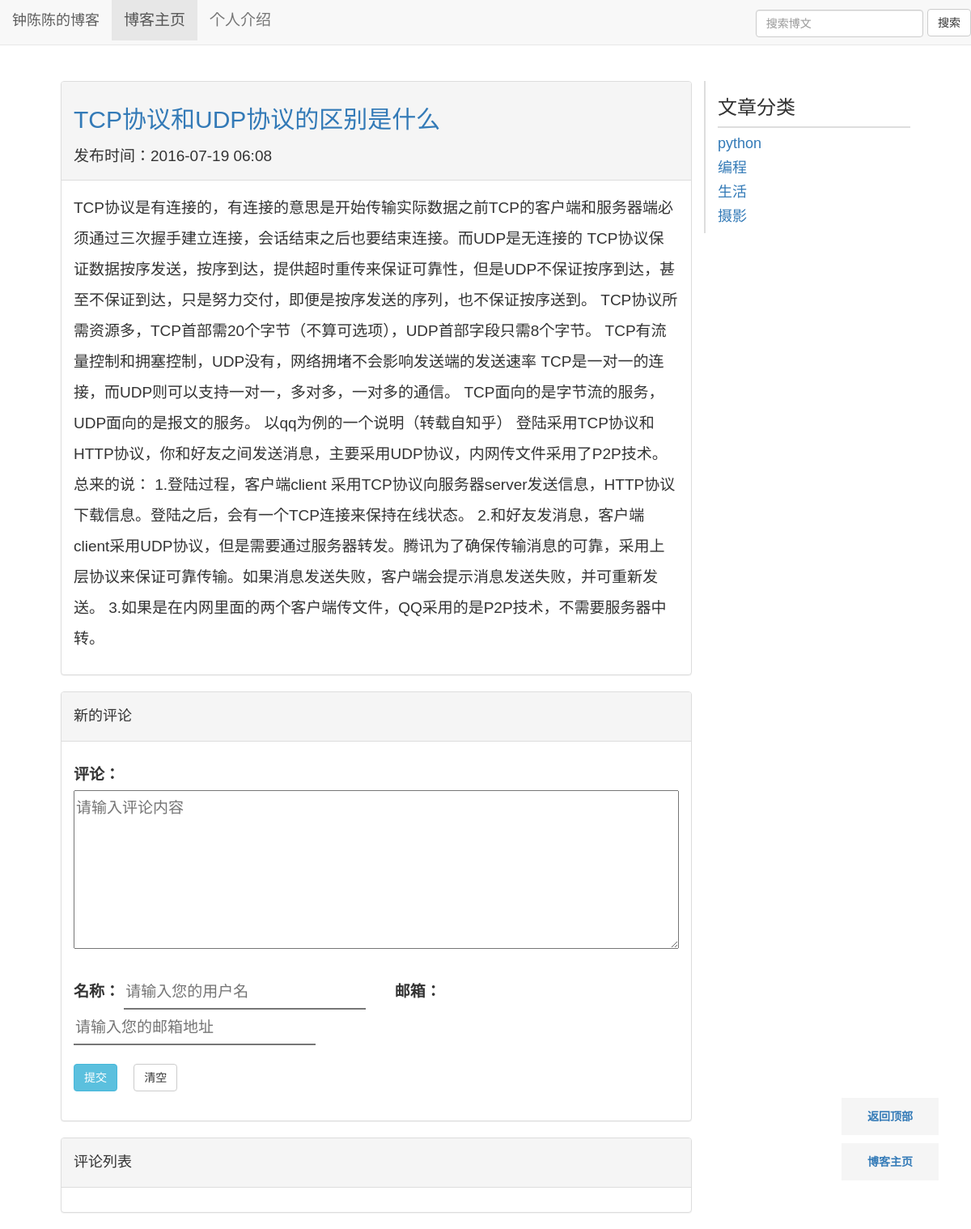
The app's page /blog/2/ with its own data.
### blog/models.py (models this page shows, shortened)
class Blog(models.Model):
    title = models.CharField('标题', max_length=32)
    author = models.CharField('作者', max_length=16)
    content = models.TextField('正文')
    created = models.DateTimeField('发布时间', auto_now_add=True)
    category = models.ForeignKey(Category, verbose_name='分类')
    tags = models.ManyToManyField(Tag, verbose_name='标签')

class Category(models.Model):
    name = models.CharField('名称', max_length=16)

### blog/views.py (the view)
# urls.py: url(r'^(?P<blog_id>\d+)/$', views.get_detail, name='blog_get_detail'),
def get_detail(request, blog_id):
    try:
        blog = Blog.objects.get(id=blog_id)
    except Blog.DoesNotExist:
        raise Http404
    ctx ={
            'blog': blog,
            'categories':Category.objects.all(),
            }
    return render(request, 'blog-detail-new.html', ctx)

### django_comments/__init__.py (called while the page is built)
def get_comment_app_name():
    return getattr(settings, 'COMMENTS_APP', DEFAULT_COMMENTS_APP)

def get_model():
    if get_comment_app_name() != DEFAULT_COMMENTS_APP and hasattr(get_comment_app(), "get_model"):
        return get_comment_app().get_model()
    else:
        from django_comments.models import Comment
        return Comment

def get_form():
    from django_comments.forms import CommentForm
    """
    Returns the comment ModelForm class.
    """
    if get_comment_app_name() != DEFAULT_COMMENTS_APP and hasattr(get_comment_app(), "get_form"):
        return get_comment_app().get_form()
    else:
        return CommentForm

### django_comments/forms.py (called while the page is built)
    def generate_security_data(self):
        timestamp = int(time.time())
        security_dict = {
            'content_type': str(self.target_object._meta),
            'object_pk': str(self.target_object._get_pk_val()),
            'timestamp': str(timestamp),
            'security_hash': self.initial_security_hash(timestamp),
        }
        return security_dict

    def initial_security_hash(self, timestamp):
        initial_security_dict = {
            'content_type': str(self.target_object._meta),
            'object_pk': str(self.target_object._get_pk_val()),
            'timestamp': str(timestamp),
        }
        return self.generate_security_hash(**initial_security_dict)

    def generate_security_hash(self, content_type, object_pk, timestamp):
        info = (content_type, object_pk, timestamp)
        key_salt = "django.contrib.forms.CommentSecurityForm"
        value = "-".join(info)
        return salted_hmac(key_salt, value).hexdigest()

### django_comments/templatetags/comments.py (called while the page is built, shortened)
@register.tag
def get_comment_list(parser, token):
    return CommentListNode.handle_token(parser, token)

@register.tag
def get_comment_form(parser, token):
    return CommentFormNode.handle_token(parser, token)

    @classmethod
    def handle_token(cls, parser, token):
        tokens = token.split_contents()
        if tokens[1] != 'for':
            raise template.TemplateSyntaxError("Second argument in %r tag must be 'for'" % tokens[0])
        if len(tokens) == 5:
            if tokens[3] != 'as':
                raise template.TemplateSyntaxError("Third argument in %r must be 'as'" % tokens[0])
            return cls(
                object_expr=parser.compile_filter(tokens[2]),
                as_varname=tokens[4],
            )
        else:
            raise template.TemplateSyntaxError("%r tag requires 4 or 5 arguments" % tokens[0])

### blog/templates/blog-detail-new.html (shortened to what this page needs)
{% extends "base.html" %}
{% block head %}
{% load staticfiles %}
<link rel="stylesheet" type="text/css" href="{% static 'blog/css/base.css' %}" />
<link rel="stylesheet" type="text/css" href="{% static 'blog/css/detail.css' %}" />
{% endblock%}
{% block content %}
        <div class="panel panel-default">
                <div class="panel-heading">
                          <div class="blog_header">
                                  <a href= "{% url 'blog_get_detail' blog.id %}"><h2>{{ blog.title }}</h2></a>
                                  <span>
                                      发布时间：{{ blog.created|date:"Y-m-d H:i" }}
                                  </span>
                          </div>
                 </div>
                 <div class="panel-body">
                          <div class="blog_content">
                                  <p> {{ blog.content }}</p>
                           </div>
                 </div>
        </div>
        <div class="panel panel-default">
                <div class="panel-heading">
                        <h4>新的评论</h4>
                </div>
                <div class="panel-body">
                        <div class="row">
                                 <div class="col-md-12">
                                            {% load comments %}
                                            {% get_comment_form for blog as blog_form %}
                                           <form class="form-horizontal" onsubmit="return false;" method="post" id="comment_form">
                                            <div class="control-group">
                                                <label class="control-label" for="id_comment">评论： </label>
                                                <div class="comment_form_display">
                                                    <textarea class="input-xlarge comment" rows="5" id="id_comment" name="comment" placeholder="请输入评论内容"></textarea>
                                                </div>
                                            </div>
                                            <div   class="control-group">
                                                    <label for="id_name">名称： </label>
                                                    <input type="text" id="id_name" class="input-xlarge" name="name" placeholder="请输入您的用户名" />
                                                    <label for="id_email">邮箱： </label>
                                                    <input class="input-xlarge" id="id_email" type="email" name="email" placeholder="请输入您的邮箱地址"  />
                                            </div>
                                            <div class="control-group">
                                                    <button id="submit_btn" class="btn btn-info">提交</button>
                                                    <button id="delete_btn" class="btn btn-default">清空</button>
                                            </div>
                                           </form>
                                  </div>
                        </div>
                </div>
        </div>
        <div class="panel panel-default">
                <div class="panel-heading">
                      <h4>评论列表</h4>
                </div>
                <div class="panel-body" >
                          {% get_comment_list for blog as comments %}
                </div>
        </div>
          <!--  {% get_comment_form for blog as blog_form %}
       <form   class="form-horizontal" onsubmit="return false;" method="post" id="reply_form" style="display:none;text-indent:0;">
        {% csrf_token %}
        {{ blog_form.object_pk }}
        {{ blog_form.content_type }}
        {{ blog_form.timestamp }}
        {{ blog_form.security_hash }}
        <input type="hidden" name="next" value="{% url 'blog_get_detail' blog.id %}"/>
        <input id="reply_reply_to" type="hidden" name="reply_to" value="0" />
        <input id="reply_root_id" type="hidden" name="root_id" value="0" />
        <input id="reply_reply_name" type="hidden" name="reply_name" value=""/>
        <div class="control-group">
                <label class="control-label" for="reply_id_comment">回复： </label>
                <div class="comment_form_display">
                    <textarea class="input-xlarge comment" rows="6" id="reply_id_comment" name="comment" placeholder="请输入评论内容"></textarea>
                </div>
        </div>
        <div   class="control-group">
                <label for="reply_id_name">名称： </label>
                <input type="text" id="reply_id_name" class="input-xlarge" name="name" placeholder="请输入您的用户名" />
                <label for="reply_id_email">邮箱： </label>
                <input class="input-xlarge" id="reply_id_email" type="email" name="email" placeholder="请输入您的邮箱地址"  />
        </div>
        <div class="control-group">
                <button id="reply_submit_btn" class="btn btn-info">提交</button>
                <button id="reply_delete_btn" class="btn btn-default">清空</button>
        </div>
        <p style="display:none;">
                  <label for="reply_id_honeypot">如果你在该字段中输入任何内容，你的评论就会被视为垃圾评论。</label> <input type="text" name="honeypot" id="reply_honeypot">
        </p>
       </form>                 -->
{% endblock %}

### blog/templates/base.html (shortened to what this page needs)
<!DOCTYPE html>
<html>
<head>
        {% load staticfiles %}
        <link href="{% static 'blog/bootstrap/css/bootstrap.min.css' %}" rel="stylesheet">
     {% block head %}{% endblock %}
</head>
<body>
        <div class="navbar navbar-default navbar-fixed-top" role="navigation">
                 <div class="navbar-header">
                          <a class="navbar-brand" href="{% url 'blog_get_blogs' %}">钟陈陈的博客</a>
                 </div>
                 <div class="collapse navbar-collapse" id="example-navbar-collapse">
                         <ul class="nav navbar-nav">
                                  <li class="active">
                                           <a href="{% url 'blog_get_blogs' %}">博客主页</a>
                                  </li>
                                  <li class="">
                                          <a href="/about_me/">个人介绍</a>
                                  </li>
                         </ul>
                        <form action="{% url 'blog_search' %}" class="navbar-form navbar-right" role="search" method="post">
                             <div class="form-group">
                                <input type="text" class="form-control" name="blog_search" placeholder="搜索博文">
                             </div>
                             <input type="submit" class="btn btn-default" value="搜索"></input>
                        </form>
                 </div>
        </div>
        <div class="container" id="top">
                <div class="row">
                        <div class="col-md-9">
                                 {% block content %}{% endblock %}
                        </div>
                          <div class="col-md-3 tags">
                                  <div class =catogry_title><h3>文章分类</h3></div>
                                  <div class="category_content">
                                           {% for category in categories %}
                                           <a href="{% url 'blog_get_category' category.id %}" >
                                                    <div class="category_item">
                                                           <h4> {{category.name}}</h4>
                                                    </div>
                                           </a>
                                          {% endfor %}
                                  </div>
                         </div>
                </div>
        </div>
	<div class="back_to_top">
		<a href="#top" target="_self">返回顶部</a>
		<a href="{%url 'blog_get_blogs' %}" target="_self">博客主页</a>
	</div>
</body>
</html>

### blog/static/blog/css/base.css (style rules this page uses)
body { font-size: 19px; font-family: Microsoft YaHei,'宋体' , Tahoma, Helvetica, Arial, "\5b8b\4f53", sans-serif; line-height: 2em; }
.container { margin-top: 100px; width:90%; }
.tags { border-left-style: solid; border-left-width: 2px; border-left-color: #DDD; }
.catogry_title { border-bottom-style: solid; border-bottom-width: 2px; border-bottom-color: #DDD; }
.back_to_top { position:fixed; right:40px; bottom:50px; z-index:100; display:block; }
.back_to_top a { display:block; font-weight:bold; font-size:14px; color:##A0A0A0!important; background-color:#F5F5F5; width:120px; text-align:center; padding:4px; text-decoration:none; margin-bottom:10px; }

### blog/static/blog/css/detail.css (style rules this page uses)
.control-group { margin-bottom: 20px; }
#id_comment ,#reply_id_comment { width:100%!important; }
#id_name ,#id_email,#reply_id_name ,#reply_id_email { border-style: none; border-bottom-style:solid; border-bottom-width:2px; margin-right: 30px; width:40%; }
#submit_btn,#delete_btn,#reply_submit_btn,#reply_delete_btn { margin-right: 15px; }
.tags { border-left-style: solid; border-left-width: 2px; border-left-color: #DDD; }

### records on screen
Blog: title "TCP协议和UDP协议的区别是什么", created "2016-07-19 06:08", content "TCP协议是有连接的，有连接的意思是开始传输实际数据之前TCP的客户端和服务器端必须通过三次握手建立连接，会话结束之后也要结束连接。而UDP是无连接的 TCP协议保证数据按序发送，按序到达，提供超时重传来保证可靠性，但是UDP不保证按序到达，甚至不保证到达，只是努力交付，即便是按序发送的序列，也不保证按序送到。 TCP协议所需资源多，TCP首部需20个字节（不算可选项），UDP首部字段只需8个字节。 TCP有流量控制和拥塞控制，UDP没有，网络拥堵不会影响发送端的发送速率 TCP是一对一的连接，而UDP则可以支持一对一，多对多，一对多的通信。 TCP面向的是字节流的服务，UDP面向的是报文的服务。 以qq为例的一个说明（转载自知乎） 登陆采用TCP协议和HTTP协议，你和好友之间发送消息，主要采用UDP协议，内网传文件采用了P2P技术。总来的说： 1.登陆过程，客户端client 采用TCP协议向服务器server发送信息，HTTP协议下载信息。登陆之后，会有一个TCP连接来保持在线状态。 2.和好友发消息，客户端client采用UDP协议，但是需要通过服务器转发。腾讯为了确保传输消息的可靠，采用上层协议来保证可靠传输。如果消息发送失败，客户端会提示消息发送失败，并可重新发送。 3.如果是在内网里面的两个客户端传文件，QQ采用的是P2P技术，不需要服务器中转。"
Category: name "python"
Category: name "编程"
Category: name "生活"
Category: name "摄影"
